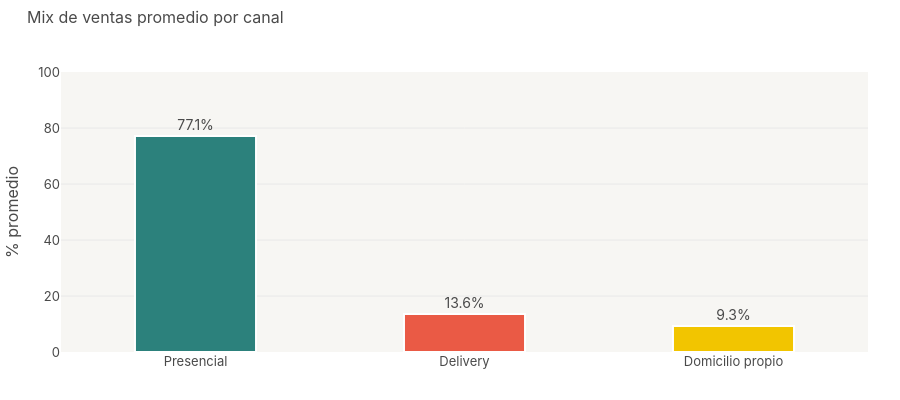

Here is the notebook cell this chart was saved with:
### Markdown cell above
## G7 · Mix de ventas por canal
*Escena 6 — barras apiladas presencial / delivery / domicilio*

### Code cell
# ── G7 · Mix de ventas por canal (E6) ────────────────────────────────────────
canales = {
    "Presencial":      df["p9 - Clientes presenciales normalizados (de cada 10)"].mean(),
    "Delivery":        df["p10 - Clientes delivery normalizados (de cada 10)"].mean(),
    "Domicilio propio":df["p11 - Clientes domicilio propio normalizados (de cada 10)"].mean(),
}
canal_df = pd.DataFrame(list(canales.items()), columns=["Canal", "Promedio"])
canal_df["pct"] = (canal_df["Promedio"] / canal_df["Promedio"].sum() * 100).round(1)

fig7 = go.Figure(go.Bar(
    x=canal_df["Canal"], y=canal_df["pct"],
    marker=dict(color=[VERDE_A, CORAL, MOSTAZA], line=dict(color="white", width=2)),
    text=[f"{v}%" for v in canal_df["pct"]],
    textposition="outside",
    textfont=dict(size=14, color=GRIS_T),
    width=0.45,
))

fig7.update_layout(**base_layout("Mix de ventas promedio por canal", height=400, showlegend=False),
                   xaxis=dict(showgrid=False),
                   yaxis=dict(title="% promedio", showgrid=True,
                              gridcolor="#E8E8E8", range=[0, 100], zeroline=False))
fig7.show()
fig7.write_html(os.path.join(OUTPUT_PATH, "G7_mix_ventas.html"))
print("✓ G7 guardado")

### Figure 1 — Plotly figure (JSON) as saved in the notebook; plotly's stock layout.template omitted (floating-point values rounded to 4 significant figures)
{"data": [{"marker": {"color": ["#2C817C", "#EA5A45", "#F2C500"], "line": {"color": "white", "width": 2}}, "text": ["77.1%", "13.6%", "9.3%"], "textfont": {"color": "#4A4A4A", "size": 14}, "textposition": "outside", "type": "bar", "width": 0.45, "x": ["Presencial", "Delivery", "Domicilio propio"], "y": [77.1, 13.6, 9.3]}], "layout": {"font": {"color": "#4A4A4A", "family": "Inter, Arial, sans-serif", "size": 13}, "height": 400, "legend": {"font": {"size": 12}, "orientation": "h", "x": 1, "xanchor": "right", "y": 1.02, "yanchor": "bottom"}, "margin": {"b": 48, "l": 48, "r": 32, "t": 72}, "paper_bgcolor": "white", "plot_bgcolor": "#F7F6F3", "showlegend": false, "title": {"font": {"color": "#4A4A4A", "family": "Inter, Arial, sans-serif", "size": 16}, "text": "Mix de ventas promedio por canal", "x": 0.03, "xanchor": "left", "y": 0.97}, "xaxis": {"showgrid": false}, "yaxis": {"gridcolor": "#E8E8E8", "range": [0, 100], "showgrid": true, "title": {"text": "% promedio"}, "zeroline": false}}}
